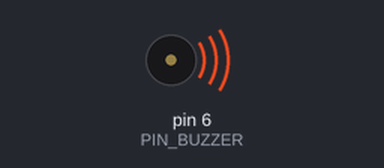
Recording of a sketch running on a simulated Arduino Uno, built with avr-gcc and run on an emulated ATmega328P. Parts: buzzer (waves = sounding).

Above: at 0.15 s.
At 6.3 s:
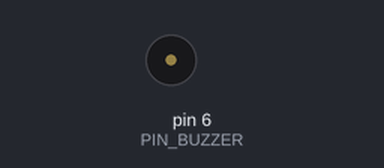
Timing chart, 0 to 7.9 s (numbered marks = the images above):
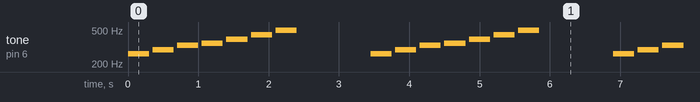

Measured:
- by itself, tone on pin 6 (PIN_BUZZER): repeats every 3.5 s: silent 0.05 s, 294 Hz 0.30 s, silent 0.05 s, 330 Hz 0.30 s, silent 0.05 s, 349 Hz 0.30 s, silent 0.05 s, 392 Hz 0.30 s, silent 0.05 s, 440 Hz 0.30 s, silent 0.05 s, 494 Hz 0.30 s, silent 1.1 s, 262 Hz 0.30 s

The sketch:

02Breathing.ino
```cpp
const int PIN_BUZZER = 6;

int notas[] = {262, 294, 330, 349, 392, 440, 494};

void setup() {
  Serial.begin(9600);
}

void loop() {
  for (int i = 0; i < 7; i++) {
    tone(PIN_BUZZER, notas[i], 300);
    delay(350);
  }

  noTone(PIN_BUZZER);
  delay(1000);
}
```
